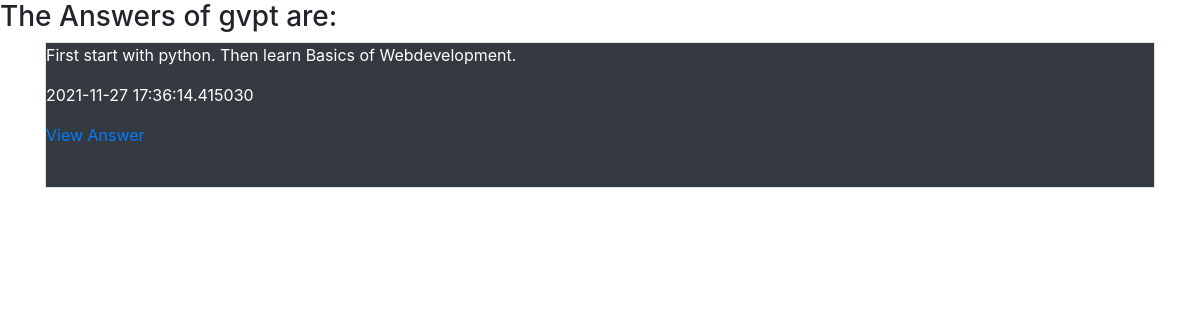
Page /profile/Answer/4 (signed in) on the earlier database version.
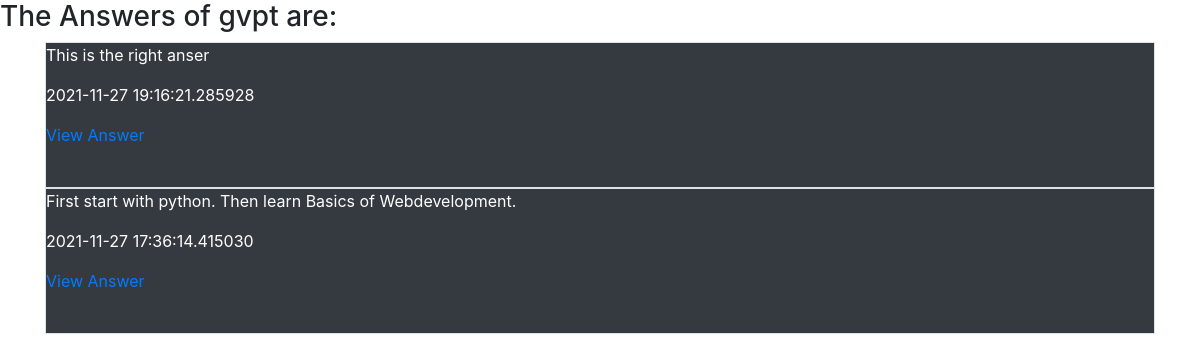
Same page on the later database version.
### tables this page shows
CREATE TABLE Answer(
    A_id        INTEGER PRIMARY KEY autoincrement,
    Q_id        int not null,
    user_id     int not null,
    A_Text      varchar(500),
    Upvote_count    int default 0,
    Downvote_count  int default 0,
    Date        Text,
    Anonymous   int default 0);

### app.py (the view)
@app.route('/profile/Answer/<int:user_id>')
def UserAnswerList(user_id):
    Aut=[]
    Aut.append(session['UserId']==user_id)
    Aut.append(GetUserName(user_id))
    if(Aut[0]==1):
        return render_template('UserAnswerList.html',Answers=GetUserAns(user_id,0),Aut=Aut)
    else:
        return render_template('UserAnswerList.html',Answers=GetUserAns(user_id,1),Aut=Aut)

### Sql_Querries.py (called while the page is built)
def GetUserName(U_Id):
    conn=sqlite3.connect('quora.db')
    cur=conn.cursor()
    cur.execute("Select User_name from User where user_id=?",(U_Id,))
    res=cur.fetchone()
    conn.close()
    return res[0]

def GetUserAns(U_id,an):
    conn = sqlite3.connect('quora.db')
    cur = conn.cursor()
    if(an):
        cur.execute("select A_id,Q_id,A_text,Date from Answer where user_id=? and Anonymous=? order by Date Desc",(U_id,0))
    else:
        cur.execute("select A_id,Q_id,A_text,Date from Answer where user_id=? order by Date Desc",(U_id,))
    data = cur.fetchall()
    conn.close()
    return(data)

### templates/UserAnswerList.html
{% extends "Base.html" %}
{% block Body %}
{%if Aut[0] %}
    <h3> My Answers are: </h3>
{% else %}
    <h3> The Answers of {{Aut[1]}} are: </h3>
{% endif %}
<div class="container">
    {% for Ans in Answers %}
    <div class="border bg-dark text-white">
        <p>{{Ans[2]}}</p>
        <p>{{Ans[3]}}</p>
        <p><a href="/Answer/{{Ans[0]}}">View Answer</a></p>
        <br>
    </div>
    {% endfor %}
</div>
{% endblock Body %}

Differences in the rows shown:
added Answer: A_Text "This is the right anser", Date "2021-11-27 19:16:21.285928"
